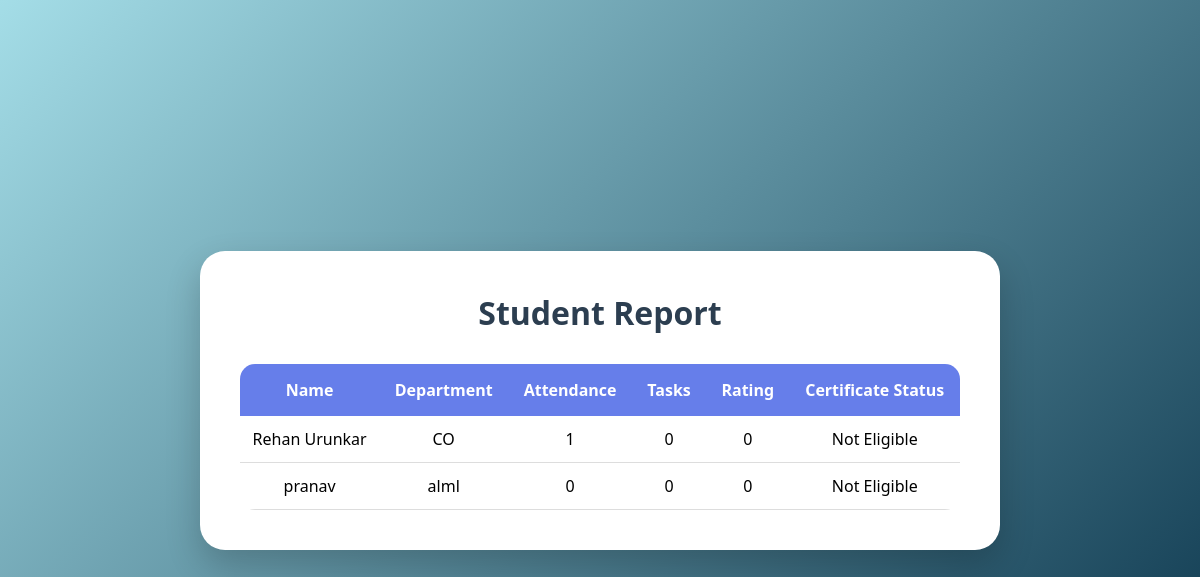
Screenshot of /report with the database file from the repository.
### tables this page shows
CREATE TABLE students(
    id INTEGER PRIMARY KEY AUTOINCREMENT,
    name TEXT,
    email TEXT,
    department TEXT,
    attendance INTEGER DEFAULT 0,
    tasks_completed INTEGER DEFAULT 0,
    rating INTEGER DEFAULT 0
);

### app.py (the view)
@app.route('/report')
def report():
    conn = sqlite3.connect("internship.db")
    cursor = conn.cursor()
    cursor.execute("SELECT * FROM students")
    data = cursor.fetchall()
    conn.close()
    return render_template(
        "report.html",
        students=data
    )

### templates/report.html (shortened to what this page needs)
<!DOCTYPE html>
<html>
<head>
    <link rel="stylesheet"
    href="{{ url_for('static', filename='style.css') }}">
</head>
<body>
<div class="container">
<h1>Student Report</h1>
<table>
<tr>
<th>Name</th>
<th>Department</th>
<th>Attendance</th>
<th>Tasks</th>
<th>Rating</th>
<th>Certificate Status</th>
</tr>
{% for s in students %}
<tr>
<td>{{ s[1] }}</td>
<td>{{ s[3] }}</td>
<td>{{ s[4] }}</td>
<td>{{ s[5] }}</td>
<td>{{ s[6] }}</td>
<td>
{% if s[4] >= 75 and s[6] >= 3 %}
Eligible
{% else %}
Not Eligible
{% endif %}
</td>
</tr>
{% endfor %}
</table>
</div>
</body>
</html>

### static/style.css (style rules this page uses)
* { margin:0; padding:0; box-sizing:border-box; }
body { font-family:'Segoe UI', Tahoma, Geneva, Verdana, sans-serif; background:linear-gradient( 135deg, #a4dde7, #083249 ); min-height:100vh; display:flex; justify-content:center; align-items:center; }
.container { width:800px; background:white; padding:40px; border-radius:25px; box-shadow: 0 15px 35px rgba(0,0,0,0.2); animation:fadeIn 0.6s ease-in-out; }
h1 { text-align:center; color:#2c3e50; margin-bottom:30px; font-size:32px; font-weight:bold; }
table { width:100%; border-collapse:collapse; overflow:hidden; border-radius:15px; margin-top:20px; }
th { background:#667eea; color:white; padding:15px; }
td { padding:12px; text-align:center; border-bottom:1px solid #ddd; }

### rows the page displays
students: name "Rehan Urunkar", department "CO", attendance "1", tasks_completed "0", rating "0", shows "Not Eligible"
students: name "pranav", department "alml", attendance "0", tasks_completed "0", rating "0", shows "Not Eligible"
